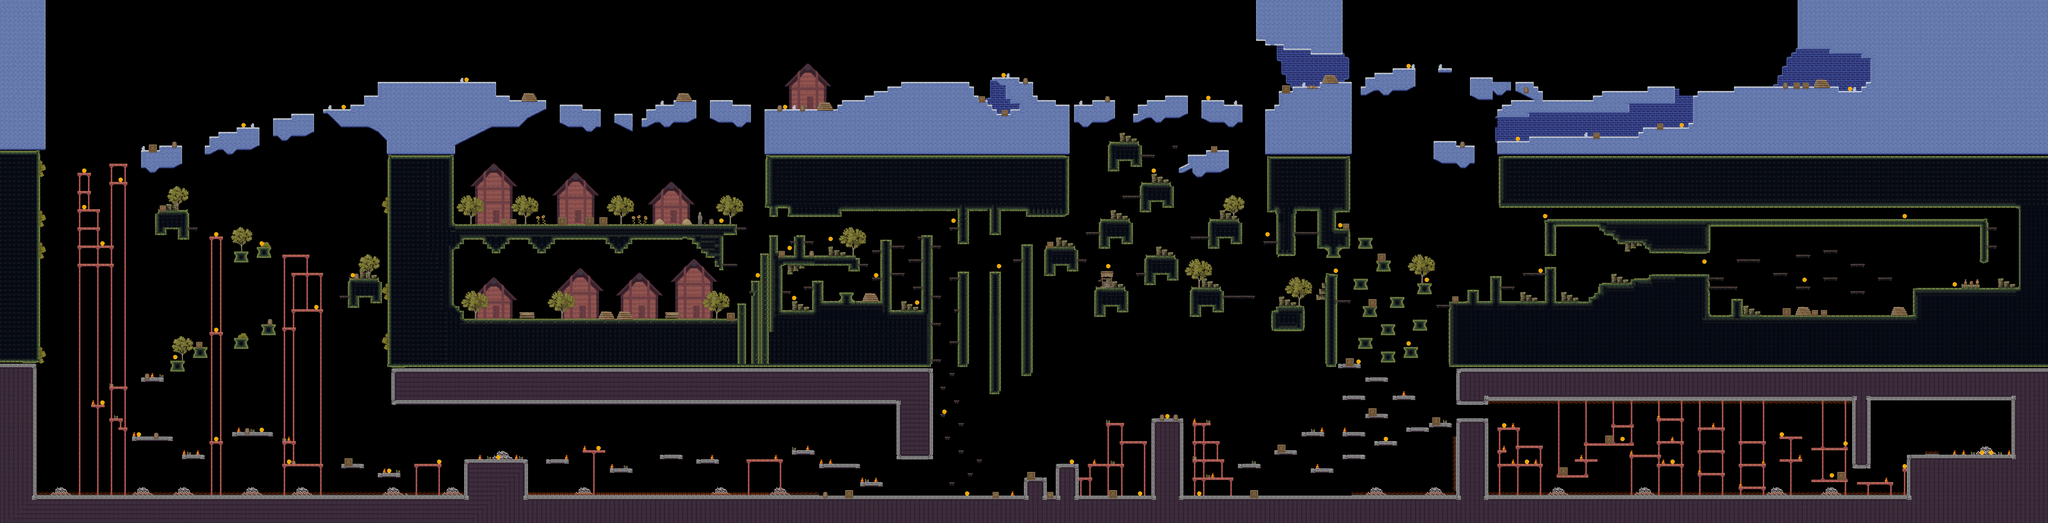

Below is a game level as drawn by its tile map, then a one-line description and the .tmx that defines it (tile-layer data replaced by summaries):
An orthogonal 450x115 tile map with 25x25 px tiles, 4 tile layers (Houses, gr, Gr0, coin), 7 tilesets and 611 objects.

<map version="1.10" tiledversion="1.10.2" orientation="orthogonal" renderorder="right-down" width="450" height="115" tilewidth="25" tileheight="25" infinite="0" nextlayerid="18" nextobjectid="840">
 <tileset firstgid="1" source="ones.tsx" />
 <tileset firstgid="400" source="twice.tsx" />
 <tileset firstgid="638" source="Farm.tsx" />
 <tileset firstgid="2238" source="Cave.tsx" />
 <tileset firstgid="3018" source="Houses.tsx" />
 <tileset firstgid="3494" name="Snow" tilewidth="25" tileheight="25" tilecount="110" columns="11">
  <image source="SnowTiles.png" width="291" height="268" />
 </tileset>
 <tileset firstgid="3604" name="NormalCoin" tilewidth="25" tileheight="25" tilecount="1" columns="1">
  <image source="IMG_0708.png" width="25" height="25" />
 </tileset>
 <layer id="7" name="Houses" width="450" height="115" locked="1">
  <data>[51750 cells, 2029 non-empty, 99 distinct tile ids]</data>
 </layer>
 <layer id="1" name="gr" width="450" height="115">
  <data>[51750 cells, 22332 non-empty, 164 distinct tile ids]</data>
 </layer>
 <layer id="6" name="Gr0" width="450" height="115" locked="1">
  <data>[51750 cells, 1928 non-empty, 236 distinct tile ids]</data>
 </layer>
 <objectgroup id="4" name="env">
  <object id="47" x="4462.67" y="1545.33" width="55.3333" height="164.667" />
  <object id="51" x="4515.33" y="1658.67" width="109.333" height="52" />
  <object id="52" x="4621.33" y="1612.67" width="56" height="44" />
  <object id="53" x="4620.67" y="1657.33" width="229.333" height="68.6667" />
  <object id="54" x="4835.33" y="1319.33" width="60" height="335.333" />
  <object id="56" x="4838" y="1654.67" width="57.3333" height="71.3333" />
  <object id="59" x="4894" y="1708" width="186" height="32.6667" />
  <object id="61" x="4789.33" y="1526" width="52.6667" height="15.3333" />
  <object id="63" x="4710.67" y="1448.67" width="60.6667" height="19.3333" />
  <object id="65" x="4788.67" y="1376" width="49.3333" height="14.6667" />
  <object id="66" x="4896" y="1351.33" width="72" height="14.6667" />
  <object id="67" x="4893.33" y="1500.67" width="74.6667" height="16.6667" />
  <object id="68" x="5012" y="1576" width="58" height="16" />
  <object id="69" x="4988.67" y="1425.33" width="94.6667" height="16" />
  <object id="71" x="4252" y="1707.33" width="260.667" height="34" />
  <object id="72" x="4350" y="1656.67" width="29.3333" height="56.6667" />
  <object id="73" x="4380.67" y="1673.33" width="31.3333" height="43.3333" />
  <object id="74" x="4411.33" y="1688" width="34" height="32.6667" />
  <object id="75" x="4247.33" y="1437.33" width="50" height="268.667" />
  <object id="76" x="4291.33" y="1600" width="52" height="16.6667" />
  <object id="77" x="4411.33" y="1574" width="60" height="18.6667" />
  <object id="79" x="4249.33" y="1407.33" width="449.333" height="44" />
  <object id="80" x="4323.33" y="1449.33" width="32" height="55.3333" />
  <object id="81" x="4356" y="1449.33" width="30.6667" height="38" />
  <object id="82" x="4385.33" y="1448" width="36" height="26" />
  <object id="83" x="4668" y="1396.67" width="51.3333" height="91.3333" />
  <object id="84" x="4364" y="1303" width="58.5455" height="111" />
  <object id="85" x="4341.33" y="1324.17" width="128.833" height="17.3333" />
  <object id="86" x="5062.06" y="1292.32" width="61.3333" height="1232.71" />
  <object id="87" x="5119.58" y="1350" width="51.7273" height="18.2727" />
  <object id="88" x="5213.86" y="1249.05" width="63.4792" height="19.0417" />
  <object id="89" x="5213.67" y="1525.2" width="86.6667" height="18.9167" />
  <object id="91" x="5119.33" y="1625.34" width="46.2424" height="19.1212" />
  <object id="92" x="5240.33" y="1700" width="60.6667" height="18.5151" />
  <object id="93" x="5121.33" y="1775.36" width="47.5758" height="18.4242" />
  <object id="94" x="5213.33" y="1875.33" width="72.6667" height="18.6667" />
  <object id="95" x="5122" y="1975.18" width="47.0909" height="18.5758" />
  <object id="106" x="4926" y="2203.33" width="196.667" height="320" />
  <object id="107" x="2544.67" y="2198.67" width="2386" height="21.3333" />
  <object id="109" x="5262" y="1495.5" width="62" height="517.167" />
  <object id="110" x="5262" y="1153.33" width="60.6667" height="190" />
  <object id="111" x="5130" y="1131.33" width="131.333" height="26.6667" />
  <object id="112" x="5124.67" y="1131.33" width="22.6667" height="29.6667" />
  <object id="113" x="4914.33" y="1147.67" width="209.333" height="13.7576" />
  <object id="115" x="4909.33" y="1142.67" width="18.6667" height="19" />
  <object id="117" x="4612.67" y="1140.67" width="312.667" height="20.6667" />
  <object id="118" x="4598.67" y="1138.67" width="24" height="52" />
  <object id="121" x="4334" y="1150.67" width="270" height="43.3333" />
  <object id="122" x="4266" y="1124" width="79.3333" height="20.6667" />
  <object id="125" x="4232" y="1110.67" width="39.3333" height="76" />
  <object id="126" x="4204.67" y="878" width="24.6667" height="260.667" />
  <object id="127" x="4228.92" y="1295.05" width="43.375" height="114.667" />
  <object id="128" x="4176.8" y="1396.25" width="49.7916" height="79.3337" />
  <object id="129" x="4178" y="1435.33" width="71.3333" height="106" />
  <object id="130" x="4129" y="1541.33" width="118" height="103.334" />
  <object id="131" x="4129" y="1634.75" width="126.667" height="137.333" />
  <object id="133" x="4125.5" y="1736.42" width="38.3333" height="49.3333" />
  <object id="134" x="2525.18" y="1754.58" width="1570.55" height="37.3333" />
  <object id="135" x="2522" y="1711.05" width="24.6667" height="49.125" />
  <object id="136" x="2499.25" y="1684" width="25.4167" height="32.3333" />
  <object id="137" x="2476.67" y="1674" width="24.6667" height="18.9583" />
  <object id="138" x="2473.33" y="1358.67" width="17.3333" height="318.875" />
  <object id="141" x="2482" y="1237" width="1567.67" height="55" />
  <object id="142" x="4046" y="1252.67" width="53.3333" height="14" />
  <object id="143" x="2432.67" y="877.333" width="54.3333" height="362" />
  <object id="145" x="5437.33" y="1132" width="63.3333" height="158" />
  <object id="146" x="5257.33" y="1130.67" width="390" height="29.3333" />
  <object id="147" x="5630" y="1158" width="244" height="30.6667" />
  <object id="148" x="5842.67" y="876" width="28.6667" height="280" />
  <object id="151" x="5565.42" y="1425.25" width="69.25" height="18.2917" />
  <object id="152" x="5742" y="1361.33" width="160.667" height="91.3333" />
  <object id="153" x="5866.67" y="1375.33" width="54" height="112.667" />
  <object id="154" x="5734.67" y="1373.33" width="62" height="138.667" />
  <object id="156" x="5921.33" y="1425.33" width="45.3333" height="16.6667" />
  <object id="157" x="5799.33" y="1307.33" width="29.3333" height="48.6667" />
  <object id="158" x="5799.33" y="1348.67" width="30" height="24.6667" />
  <object id="159" x="5830.67" y="1324" width="32" height="44" />
  <object id="160" x="5864" y="1336.67" width="30" height="32" />
  </objectgroup>
 <layer id="14" name="coin" width="450" height="115" locked="1">
  <data>[51750 cells, 69 non-empty, 1 distinct tile ids]</data>
 </layer>
 <objectgroup id="15" name="coinrect" locked="1">
  <!-- 76 objects omitted --></objectgroup>
 <objectgroup id="17" name="Liesobj" locked="1">
  <!-- 7 objects omitted --></objectgroup>
</map>
<!-- 533 of 611 objects omitted -->
